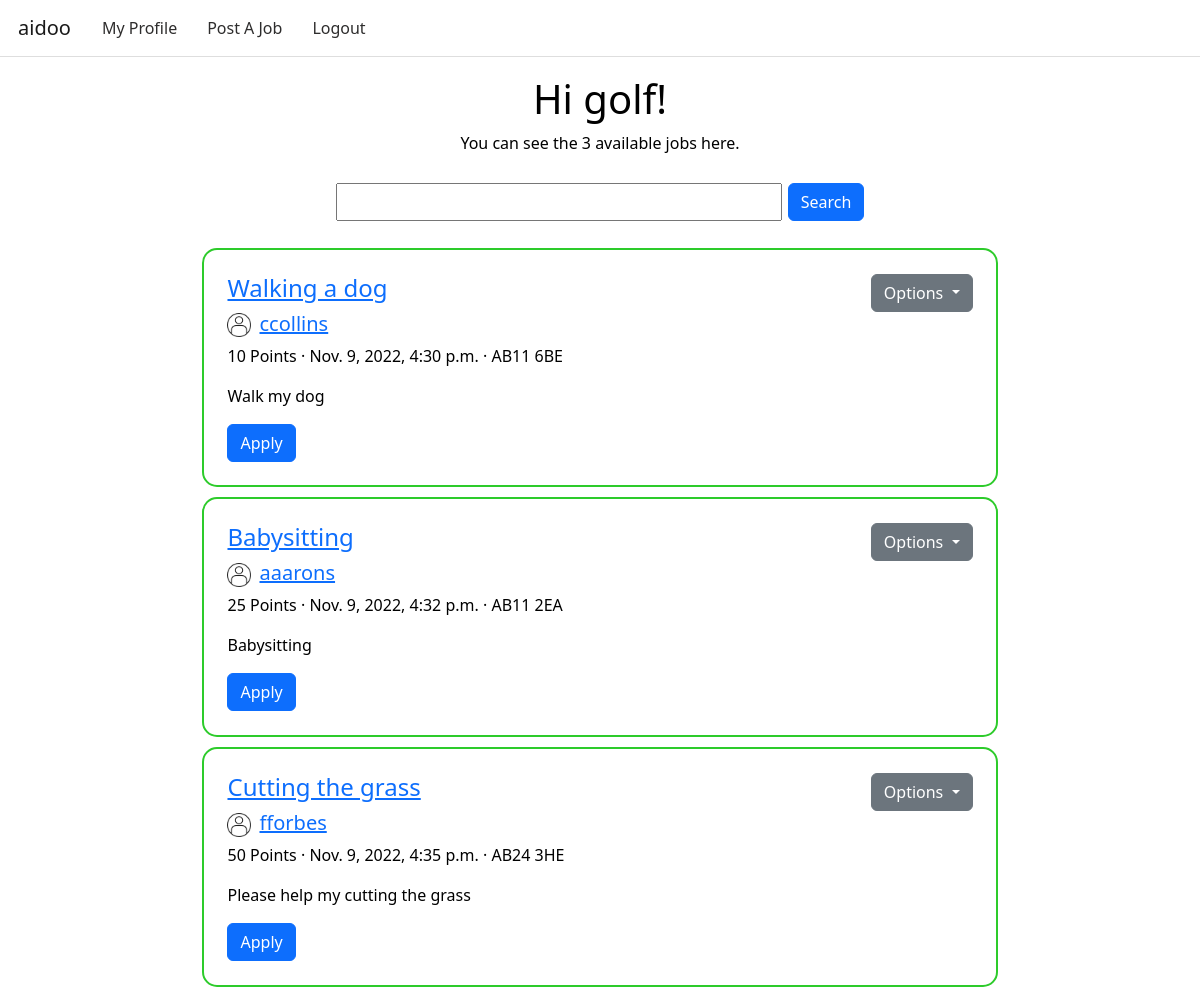
Page /jobs/ (signed in) on the committed database.
### userprofile/models.py (models this page shows)
class User(AbstractUser):
    balance = models.IntegerField(default=0)
    date_of_birth = models.DateField()
    rating = models.FloatField(default=0)
    REQUIRED_FIELDS = ["first_name", "last_name", "email", "date_of_birth"]

### jobs/models.py (models this page shows)
class Job(models.Model):
    job_id = models.BigAutoField(primary_key=True)
    poster_id = models.ForeignKey(User, on_delete=models.CASCADE) # Should we use something else on delete?
    location = models.CharField(max_length=8)
    job_title = models.CharField(max_length=50)
    job_short_description = models.CharField(max_length=50)
    job_description = models.CharField(max_length=1000)
    posting_time = models.DateTimeField(default=timezone.now)
    points = models.IntegerField(validators=[MinValueValidator(1)])
    deadline = models.DateField(default=None, blank=True, null=True)
    hidden = models.BooleanField(default=False)
    assigned = models.BooleanField(default=False)
    completed = models.BooleanField(default=False)

### jobs/views.py (the view)
# urls.py: path('', views.JobsView.as_view(), name='home'), # Basic home with the jobs list
class JobsView(ListView):
   model               = Job
   template_name       = 'home.html'
   context_object_name = 'jobs'
   def get_queryset(self):
        filter_val = self.request.GET.get('job_title__icontains', '')
        return Job.objects.filter(hidden=False,assigned=False,job_title__icontains=filter_val).exclude(poster_id_id=self.request.user.id)
   def job_count(self):
        return self.get_queryset().count()
   def get_context_data(self, **kwargs):
        context = super().get_context_data(**kwargs)
        context['save_for_later'] = [i.job_id.job_id for i in Bookmark.objects.filter(user_id=self.request.user.id)]
        context['jobs_applied'] = [i.job_id.job_id for i in Application.objects.filter(applicant_id=self.request.user.id)]
        context['jobs_count'] = self.job_count()
        return context

### templates/home.html (shortened to what this page needs)
{% extends 'base.html' %}
{% block content %}
<nav class="navbar navbar-expand-lg navbar-light">
    <a class="navbar-brand" href="{% url 'home' %}">aidoo</a>
    <div class="collapse navbar-collapse" id="navbarNav">
      <ul class="navbar-nav">
        <li class="nav-item">
          <a class="nav-link" href="{% url 'me' %}">My Profile</a>
        </li>
        <li class="nav-item">
          <a class="nav-link" href="{% url 'post' %}">Post A Job</a>
        </li>
        <li class="nav-item">
          <a class="nav-link" href="{% url 'logout' %}">Logout</a>
        </li>
      </ul>
    </div>
  </nav>
<div class="container">
    <div class="hello text-center">
        <h1>Hi {{ user.username }}!</h1>
        <p>You can see the {{jobs_count}} available jobs here. </p>
    </div>
    <form class="searchform d-flex justify-content-center" method ="get">
        <input class="searchbar" type="text" value='{{request.GET.job_title__icontains}}' name="job_title__icontains"/>
    <button class="btn btn-primary" type="submit">Search</button>
    </form>
    <div class="row d-flex justify-content-center">
        <div class="col jobs-scroll">
            {% for job in jobs %}
                <div class="job-card" class="container">
                    <div class="d-flex justify-content-between">
                        <h4><a href="{% url 'jobdetails' job.job_id %}">{{ job.job_title }}</a></h4>
                        <div class="dropdown">
                            <button class="btn btn-secondary dropdown-toggle" type="button" id="dropdownMenuButton" data-toggle="dropdown" aria-haspopup="true" aria-expanded="false">
                                Options
                            </button>
                          </div>
                    </div>
                    <div class="d-flex justify-content-start">
                        <a href="{% url 'userdetail' job.poster_id.id %}"><img src="../static/assets/user.png"></a>
                        <h5><a href="{% url 'userdetail' job.poster_id.id %}">{{ job.poster_id.username }}</a></h5>
                    </div>
                    <p>{{ job.points }} Points · {{ job.posting_time }} · {{ job.location }}</p>
                    <p>{{ job.job_short_description }}</p>
                    <button
                        class="btn btn-primary",
                        onclick="apply('{{user.id }}','{{ job.job_id }}')"
                        id = "btnApply{{ job.job_id }}"
                    >
                        {% if job.job_id in jobs_applied %}
                            Applied ✓
                        {% else %}
                            Apply
                        {% endif %}
                    </button>
                </div>
            {% endfor %}
        </div>
    </div>
</div>
{% endblock %}

### static/css/styles.css (style rules this page uses)
body { background-color: #ffffff; color: #000; }
.navbar { padding-left: 1.5%; padding-right: 1.5%; margin-bottom: 1.5%; border-bottom: 1px solid rgb(222, 222, 222); }
.navbar-nav > li { padding-left:7px; padding-right:7px; }
.nav-link { color: rgb(46, 45, 45); }
.hello { margin-bottom: 2.5%; }
.searchform { margin-bottom: 1.5%; }
.searchbar { width: 40%; margin-right: 0.5%; }
.jobs-scroll { overflow: auto; margin-left: 14%; margin-right: 14%; }
.job-card { border: 2px solid rgb(45,203,43); border-radius: 15px; margin-left: 0px; margin-top: 10px; margin-bottom: 10px; padding: 3%; }
.job-card img { width: 24px; height: 24px; margin-right: 8px; }

### rows in the picture
User: username "golf"
Job: job_title "Walking a dog", poster_id.username "ccollins", points "10", posting_time "Nov. 9, 2022, 4:30 p.m.", location "AB11 6BE", job_short_description "Walk my dog", shows "Apply"
Job: job_title "Babysitting", poster_id.username "aaarons", points "25", posting_time "Nov. 9, 2022, 4:32 p.m.", location "AB11 2EA", job_short_description "Babysitting", shows "Apply"
Job: job_title "Cutting the grass", poster_id.username "fforbes", points "50", posting_time "Nov. 9, 2022, 4:35 p.m.", location "AB24 3HE", job_short_description "Please help my cutting the grass", shows "Apply"

### other values in the picture
{{ jobs_count }} "3"
